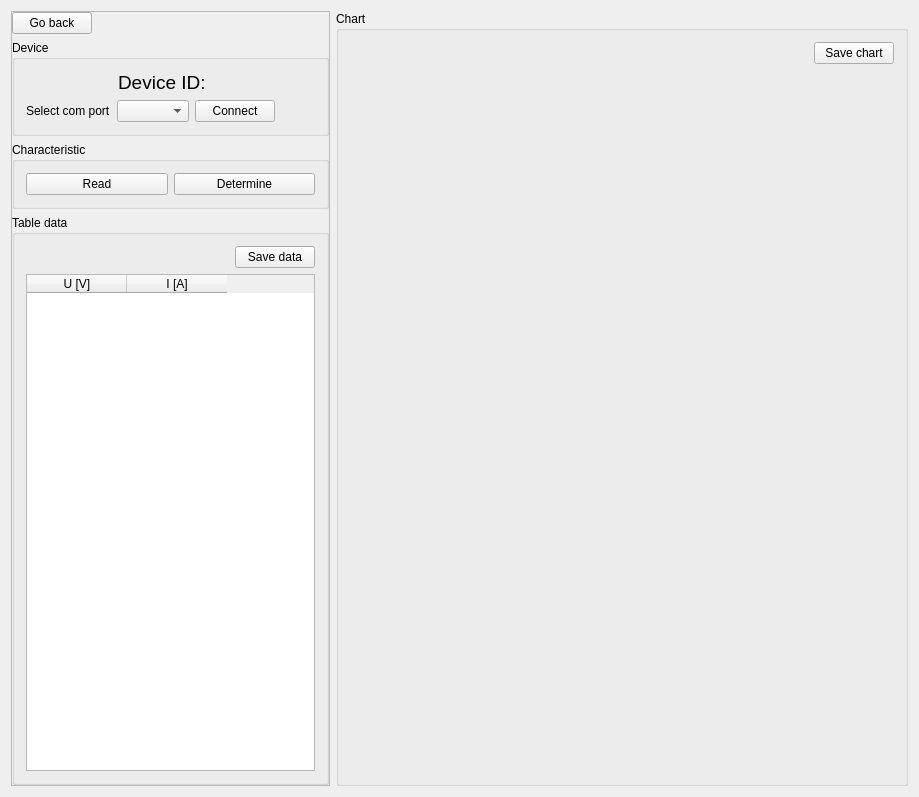
<?xml version="1.0" encoding="UTF-8"?>
<ui version="4.0">
 <class>DevChticWgt</class>
 <widget class="QWidget" name="DevChticWgt">
  <property name="geometry">
   <rect>
    <x>0</x>
    <y>0</y>
    <width>919</width>
    <height>797</height>
   </rect>
  </property>
  <property name="windowTitle">
   <string>DevChticWgt</string>
  </property>
  <layout class="QHBoxLayout" name="horizontalLayout_2">
   <item>
    <widget class="QFrame" name="frame">
     <property name="sizePolicy">
      <sizepolicy hsizetype="Maximum" vsizetype="Preferred">
       <horstretch>0</horstretch>
       <verstretch>0</verstretch>
      </sizepolicy>
     </property>
     <property name="frameShape">
      <enum>QFrame::StyledPanel</enum>
     </property>
     <property name="frameShadow">
      <enum>QFrame::Raised</enum>
     </property>
     <layout class="QVBoxLayout" name="verticalLayout_6">
      <property name="leftMargin">
       <number>0</number>
      </property>
      <property name="topMargin">
       <number>0</number>
      </property>
      <property name="rightMargin">
       <number>0</number>
      </property>
      <property name="bottomMargin">
       <number>0</number>
      </property>
      <item>
       <widget class="QPushButton" name="btnGoBack">
        <property name="sizePolicy">
         <sizepolicy hsizetype="Maximum" vsizetype="Fixed">
          <horstretch>0</horstretch>
          <verstretch>0</verstretch>
         </sizepolicy>
        </property>
        <property name="text">
         <string>Go back</string>
        </property>
       </widget>
      </item>
      <item>
       <widget class="QGroupBox" name="groupBox_3">
        <property name="sizePolicy">
         <sizepolicy hsizetype="Maximum" vsizetype="Preferred">
          <horstretch>0</horstretch>
          <verstretch>0</verstretch>
         </sizepolicy>
        </property>
        <property name="title">
         <string>Device</string>
        </property>
        <layout class="QVBoxLayout" name="verticalLayout_5">
         <item>
          <layout class="QHBoxLayout" name="horizontalLayout_3">
           <item>
            <spacer name="horizontalSpacer">
             <property name="orientation">
              <enum>Qt::Horizontal</enum>
             </property>
             <property name="sizeHint" stdset="0">
              <size>
               <width>40</width>
               <height>20</height>
              </size>
             </property>
            </spacer>
           </item>
           <item>
            <widget class="QLabel" name="label_2">
             <property name="sizePolicy">
              <sizepolicy hsizetype="Maximum" vsizetype="Preferred">
               <horstretch>0</horstretch>
               <verstretch>0</verstretch>
              </sizepolicy>
             </property>
             <property name="font">
              <font>
               <pointsize>14</pointsize>
              </font>
             </property>
             <property name="text">
              <string>Device ID:</string>
             </property>
            </widget>
           </item>
           <item>
            <widget class="QLabel" name="lblDevId">
             <property name="sizePolicy">
              <sizepolicy hsizetype="Maximum" vsizetype="Preferred">
               <horstretch>0</horstretch>
               <verstretch>0</verstretch>
              </sizepolicy>
             </property>
             <property name="font">
              <font>
               <pointsize>14</pointsize>
              </font>
             </property>
             <property name="text">
              <string/>
             </property>
            </widget>
           </item>
           <item>
            <spacer name="horizontalSpacer_2">
             <property name="orientation">
              <enum>Qt::Horizontal</enum>
             </property>
             <property name="sizeHint" stdset="0">
              <size>
               <width>40</width>
               <height>20</height>
              </size>
             </property>
            </spacer>
           </item>
          </layout>
         </item>
         <item>
          <layout class="QHBoxLayout" name="horizontalLayout">
           <item>
            <widget class="QLabel" name="label">
             <property name="sizePolicy">
              <sizepolicy hsizetype="Maximum" vsizetype="Preferred">
               <horstretch>0</horstretch>
               <verstretch>0</verstretch>
              </sizepolicy>
             </property>
             <property name="text">
              <string>Select com port</string>
             </property>
            </widget>
           </item>
           <item>
            <widget class="QComboBox" name="comboBoxComs">
             <property name="sizePolicy">
              <sizepolicy hsizetype="Maximum" vsizetype="Fixed">
               <horstretch>0</horstretch>
               <verstretch>0</verstretch>
              </sizepolicy>
             </property>
            </widget>
           </item>
           <item>
            <widget class="QPushButton" name="btnConn">
             <property name="sizePolicy">
              <sizepolicy hsizetype="Maximum" vsizetype="Fixed">
               <horstretch>0</horstretch>
               <verstretch>0</verstretch>
              </sizepolicy>
             </property>
             <property name="text">
              <string>Connect</string>
             </property>
            </widget>
           </item>
           <item>
            <spacer name="horizontalSpacer_3">
             <property name="orientation">
              <enum>Qt::Horizontal</enum>
             </property>
             <property name="sizeHint" stdset="0">
              <size>
               <width>40</width>
               <height>20</height>
              </size>
             </property>
            </spacer>
           </item>
          </layout>
         </item>
        </layout>
       </widget>
      </item>
      <item>
       <widget class="QGroupBox" name="groupBox_4">
        <property name="sizePolicy">
         <sizepolicy hsizetype="Expanding" vsizetype="Preferred">
          <horstretch>0</horstretch>
          <verstretch>0</verstretch>
         </sizepolicy>
        </property>
        <property name="title">
         <string>Characteristic</string>
        </property>
        <layout class="QHBoxLayout" name="horizontalLayout_4">
         <item>
          <widget class="QPushButton" name="btnRead">
           <property name="sizePolicy">
            <sizepolicy hsizetype="Expanding" vsizetype="Fixed">
             <horstretch>0</horstretch>
             <verstretch>0</verstretch>
            </sizepolicy>
           </property>
           <property name="text">
            <string>Read</string>
           </property>
          </widget>
         </item>
         <item>
          <widget class="QPushButton" name="btnDeterm">
           <property name="sizePolicy">
            <sizepolicy hsizetype="Expanding" vsizetype="Fixed">
             <horstretch>0</horstretch>
             <verstretch>0</verstretch>
            </sizepolicy>
           </property>
           <property name="text">
            <string>Determine</string>
           </property>
          </widget>
         </item>
        </layout>
       </widget>
      </item>
      <item>
       <widget class="QGroupBox" name="groupBox_2">
        <property name="sizePolicy">
         <sizepolicy hsizetype="Expanding" vsizetype="Preferred">
          <horstretch>0</horstretch>
          <verstretch>0</verstretch>
         </sizepolicy>
        </property>
        <property name="title">
         <string>Table data</string>
        </property>
        <layout class="QVBoxLayout" name="verticalLayout_4">
         <item alignment="Qt::AlignRight">
          <widget class="QPushButton" name="btnSaveData">
           <property name="sizePolicy">
            <sizepolicy hsizetype="Maximum" vsizetype="Fixed">
             <horstretch>0</horstretch>
             <verstretch>0</verstretch>
            </sizepolicy>
           </property>
           <property name="text">
            <string>Save data</string>
           </property>
          </widget>
         </item>
         <item>
          <widget class="QTableWidget" name="tabData">
           <property name="sizePolicy">
            <sizepolicy hsizetype="Expanding" vsizetype="Expanding">
             <horstretch>0</horstretch>
             <verstretch>0</verstretch>
            </sizepolicy>
           </property>
           <column>
            <property name="text">
             <string>U [V]</string>
            </property>
           </column>
           <column>
            <property name="text">
             <string>I [A]</string>
            </property>
           </column>
          </widget>
         </item>
        </layout>
       </widget>
      </item>
     </layout>
    </widget>
   </item>
   <item>
    <widget class="QGroupBox" name="groupBox">
     <property name="sizePolicy">
      <sizepolicy hsizetype="Expanding" vsizetype="Preferred">
       <horstretch>0</horstretch>
       <verstretch>0</verstretch>
      </sizepolicy>
     </property>
     <property name="title">
      <string>Chart</string>
     </property>
     <layout class="QVBoxLayout" name="verticalLayout_3">
      <item alignment="Qt::AlignRight">
       <widget class="QPushButton" name="btnSaveChart">
        <property name="sizePolicy">
         <sizepolicy hsizetype="Maximum" vsizetype="Fixed">
          <horstretch>0</horstretch>
          <verstretch>0</verstretch>
         </sizepolicy>
        </property>
        <property name="text">
         <string>Save chart</string>
        </property>
       </widget>
      </item>
      <item>
       <widget class="QCustomPlot" name="plot" native="true">
        <property name="sizePolicy">
         <sizepolicy hsizetype="Expanding" vsizetype="Expanding">
          <horstretch>0</horstretch>
          <verstretch>0</verstretch>
         </sizepolicy>
        </property>
        <layout class="QVBoxLayout" name="verticalLayout_2"/>
       </widget>
      </item>
     </layout>
    </widget>
   </item>
  </layout>
  <action name="actionReload">
   <property name="icon">
    <iconset>
     <normaloff>media/icons/comm_flow.ico</normaloff>media/icons/comm_flow.ico</iconset>
   </property>
   <property name="text">
    <string>Reload</string>
   </property>
   <property name="toolTip">
    <string>Reload com ports</string>
   </property>
  </action>
 </widget>
 <layoutdefault spacing="6" margin="11"/>
 <customwidgets>
  <customwidget>
   <class>QCustomPlot</class>
   <extends>QWidget</extends>
   <header>qcustomplot.h</header>
   <container>1</container>
  </customwidget>
 </customwidgets>
 <resources/>
 <connections/>
</ui>
